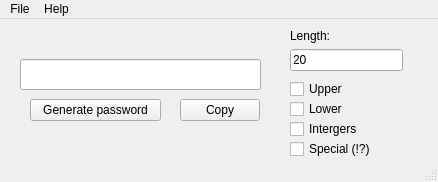
<?xml version="1.0" encoding="UTF-8"?>
<ui version="4.0">
 <class>MainWindow</class>
 <widget class="QMainWindow" name="MainWindow">
  <property name="geometry">
   <rect>
    <x>0</x>
    <y>0</y>
    <width>438</width>
    <height>182</height>
   </rect>
  </property>
  <property name="windowTitle">
   <string>MainWindow</string>
  </property>
  <widget class="QWidget" name="centralWidget">
   <widget class="QPushButton" name="pushButton">
    <property name="geometry">
     <rect>
      <x>30</x>
      <y>80</y>
      <width>131</width>
      <height>22</height>
     </rect>
    </property>
    <property name="text">
     <string>Generate password</string>
    </property>
   </widget>
   <widget class="QLineEdit" name="lineEdit">
    <property name="geometry">
     <rect>
      <x>290</x>
      <y>30</y>
      <width>113</width>
      <height>22</height>
     </rect>
    </property>
    <property name="text">
     <string>20</string>
    </property>
   </widget>
   <widget class="QLineEdit" name="lineEdit_2">
    <property name="geometry">
     <rect>
      <x>20</x>
      <y>40</y>
      <width>241</width>
      <height>31</height>
     </rect>
    </property>
   </widget>
   <widget class="QLabel" name="label">
    <property name="geometry">
     <rect>
      <x>290</x>
      <y>10</y>
      <width>59</width>
      <height>14</height>
     </rect>
    </property>
    <property name="text">
     <string>Length:</string>
    </property>
   </widget>
   <widget class="QPushButton" name="pushButton_2">
    <property name="geometry">
     <rect>
      <x>180</x>
      <y>80</y>
      <width>80</width>
      <height>22</height>
     </rect>
    </property>
    <property name="text">
     <string>Copy</string>
    </property>
   </widget>
   <widget class="QCheckBox" name="checkBox">
    <property name="geometry">
     <rect>
      <x>290</x>
      <y>60</y>
      <width>85</width>
      <height>20</height>
     </rect>
    </property>
    <property name="text">
     <string>Upper</string>
    </property>
   </widget>
   <widget class="QCheckBox" name="checkBox_2">
    <property name="geometry">
     <rect>
      <x>290</x>
      <y>80</y>
      <width>85</width>
      <height>20</height>
     </rect>
    </property>
    <property name="text">
     <string>Lower</string>
    </property>
   </widget>
   <widget class="QCheckBox" name="checkBox_3">
    <property name="geometry">
     <rect>
      <x>290</x>
      <y>100</y>
      <width>85</width>
      <height>20</height>
     </rect>
    </property>
    <property name="text">
     <string>Intergers</string>
    </property>
   </widget>
   <widget class="QCheckBox" name="checkBox_4">
    <property name="geometry">
     <rect>
      <x>290</x>
      <y>120</y>
      <width>101</width>
      <height>20</height>
     </rect>
    </property>
    <property name="text">
     <string>Special (!?)</string>
    </property>
   </widget>
  </widget>
  <widget class="QMenuBar" name="menuBar">
   <property name="geometry">
    <rect>
     <x>0</x>
     <y>0</y>
     <width>438</width>
     <height>19</height>
    </rect>
   </property>
   <widget class="QMenu" name="menuFile">
    <property name="title">
     <string>File</string>
    </property>
    <addaction name="actionQuit"/>
   </widget>
   <widget class="QMenu" name="menuAbout">
    <property name="title">
     <string>Help</string>
    </property>
    <addaction name="actionAbout_2"/>
    <addaction name="actionAbout"/>
   </widget>
   <addaction name="menuFile"/>
   <addaction name="menuAbout"/>
  </widget>
  <widget class="QStatusBar" name="statusBar"/>
  <action name="actionAbout">
   <property name="text">
    <string>About QT</string>
   </property>
  </action>
  <action name="actionQuit">
   <property name="text">
    <string>Quit</string>
   </property>
  </action>
  <action name="actionAbout_2">
   <property name="text">
    <string>About</string>
   </property>
  </action>
 </widget>
 <layoutdefault spacing="6" margin="11"/>
 <resources/>
 <connections>
  <connection>
   <sender>actionQuit</sender>
   <signal>triggered()</signal>
   <receiver>MainWindow</receiver>
   <slot>close()</slot>
   <hints>
    <hint type="sourcelabel">
     <x>-1</x>
     <y>-1</y>
    </hint>
    <hint type="destinationlabel">
     <x>215</x>
     <y>90</y>
    </hint>
   </hints>
  </connection>
  <connection>
   <sender>actionAbout</sender>
   <signal>triggered()</signal>
   <receiver>MainWindow</receiver>
   <slot>slot1()</slot>
   <hints>
    <hint type="sourcelabel">
     <x>-1</x>
     <y>-1</y>
    </hint>
    <hint type="destinationlabel">
     <x>215</x>
     <y>90</y>
    </hint>
   </hints>
  </connection>
  <connection>
   <sender>lineEdit</sender>
   <signal>textChanged(QString)</signal>
   <receiver>MainWindow</receiver>
   <slot>slot2(QString)</slot>
   <hints>
    <hint type="sourcelabel">
     <x>346</x>
     <y>70</y>
    </hint>
    <hint type="destinationlabel">
     <x>215</x>
     <y>90</y>
    </hint>
   </hints>
  </connection>
  <connection>
   <sender>pushButton</sender>
   <signal>clicked()</signal>
   <receiver>MainWindow</receiver>
   <slot>slot3()</slot>
   <hints>
    <hint type="sourcelabel">
     <x>95</x>
     <y>120</y>
    </hint>
    <hint type="destinationlabel">
     <x>215</x>
     <y>90</y>
    </hint>
   </hints>
  </connection>
  <connection>
   <sender>pushButton_2</sender>
   <signal>clicked()</signal>
   <receiver>MainWindow</receiver>
   <slot>slot4()</slot>
   <hints>
    <hint type="sourcelabel">
     <x>209</x>
     <y>99</y>
    </hint>
    <hint type="destinationlabel">
     <x>215</x>
     <y>90</y>
    </hint>
   </hints>
  </connection>
 </connections>
 <slots>
  <slot>slot1()</slot>
  <slot>slot2(QString)</slot>
  <slot>slot3()</slot>
  <slot>slot4()</slot>
 </slots>
</ui>
